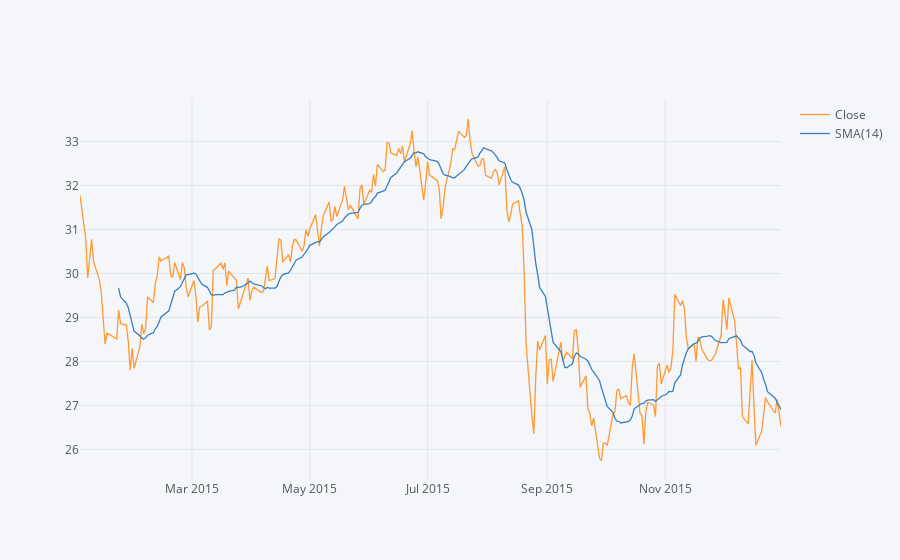

Notebook source saved alongside this figure:
### Markdown cell above
** Use .ta_plot(study='sma') to create a Simple Moving Averages plot of Morgan Stanley for the year 2015.**

### Code cell
bank_stocks['MS']['Close'].loc['2015-1-1':'2015-12-31'].ta_plot(study='sma')

### Figure 1 — Plotly figure (JSON) as saved in the notebook; plotly's stock layout.template omitted (floating-point values rounded to 4 significant figures; data arrays with more than 128 entries replaced by an {"elided": "..."} marker saying what was removed)
{"data": [{"line": {"color": "rgba(255, 153, 51, 1.0)", "dash": "solid", "shape": "linear", "width": 1.3}, "mode": "lines", "name": "Close", "text": "", "type": "scatter", "x": {"elided": "252 str values"}, "y": {"elided": "252 float values"}}, {"line": {"color": "rgba(55, 128, 191, 1.0)", "dash": "solid", "shape": "linear", "width": 1.3}, "mode": "lines", "name": "SMA(14)", "text": "", "type": "scatter", "x": {"elided": "252 str values"}, "y": {"elided": "252 mixed values"}}], "layout": {"legend": {"bgcolor": "#F5F6F9", "font": {"color": "#4D5663"}}, "paper_bgcolor": "#F5F6F9", "plot_bgcolor": "#F5F6F9", "title": {"font": {"color": "#4D5663"}}, "xaxis": {"gridcolor": "#E1E5ED", "showgrid": true, "tickfont": {"color": "#4D5663"}, "title": {"font": {"color": "#4D5663"}, "text": ""}, "zerolinecolor": "#E1E5ED"}, "yaxis": {"gridcolor": "#E1E5ED", "showgrid": true, "tickfont": {"color": "#4D5663"}, "title": {"font": {"color": "#4D5663"}, "text": ""}, "zerolinecolor": "#E1E5ED"}}}
